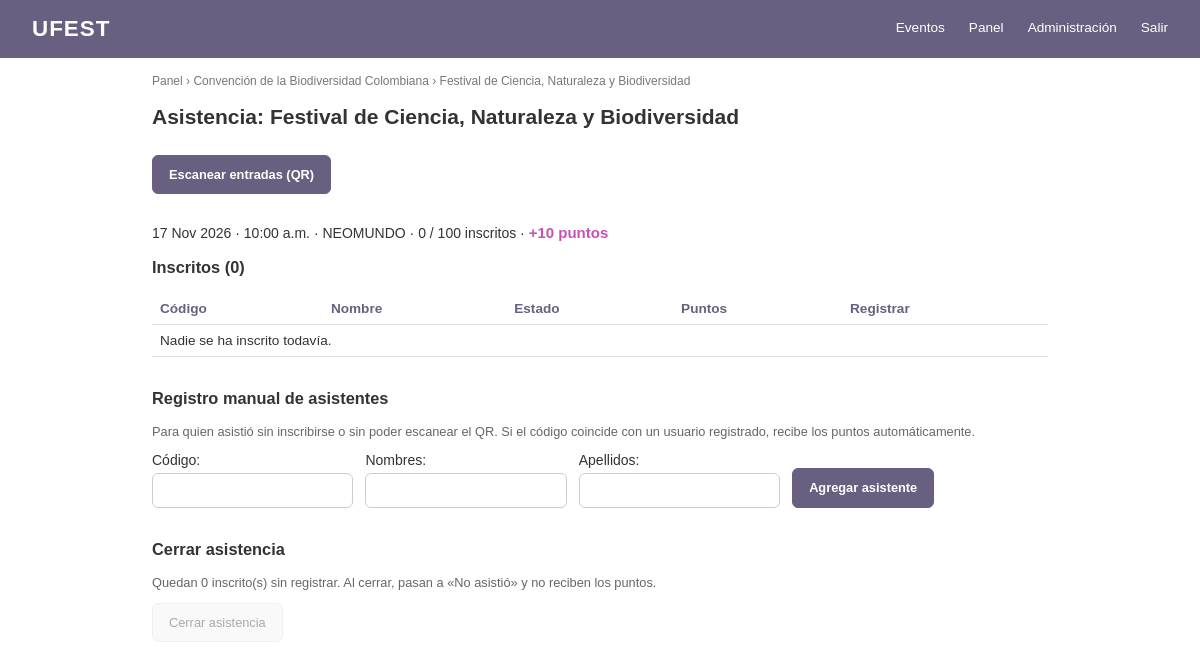
Page /panel/actividades/11/asistencia/ (signed in) on the earlier database version.
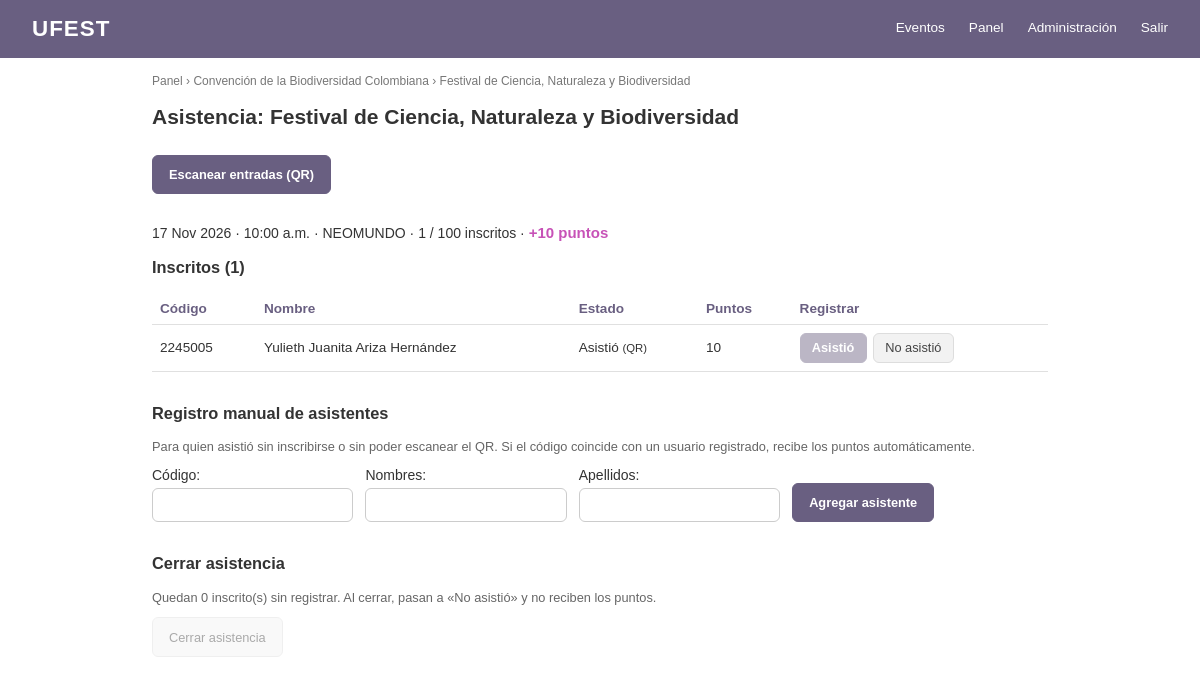
Same page on the later database version.
### Evento/models.py (models this page shows, shortened)
class Actividad(models.Model):
    class Estado(models.TextChoices):
        BORRADOR = "borrador", "Borrador"
        PUBLICADO = "publicado", "Publicado"
        EN_CURSO = "en_curso", "En curso"
        FINALIZADO = "finalizado", "Finalizado"
        CANCELADO = "cancelado", "Cancelado"
    evento = models.ForeignKey(Evento, on_delete=models.CASCADE, related_name="actividades")
    nombre = models.CharField(max_length=250)
    descripcion = models.TextField()
    lugar = models.CharField(max_length=120)
    cupo = models.PositiveIntegerField()
    categoria = models.ForeignKey(
        Categoria, on_delete=models.SET_NULL, null=True, blank=True, related_name="actividades"
    )
    fecha_inicio = models.DateTimeField()
    fecha_fin = models.DateTimeField()
    imagen = models.ImageField(upload_to="actividades/", blank=True)
    estado = models.CharField(max_length=20, choices=Estado.choices, default=Estado.BORRADOR)
    puntos = models.PositiveIntegerField(help_text="Puntos que gana quien asiste")
    token_qr = models.UUIDField(default=uuid.uuid4, unique=True, editable=False)
    creado_por = models.ForeignKey(
        settings.AUTH_USER_MODEL, on_delete=models.PROTECT, related_name="actividades_creadas"
    )
    coordinadores = models.ManyToManyField(
        settings.AUTH_USER_MODEL, blank=True, related_name="actividades_asignadas"
    )
    class Meta:
        verbose_name_plural = "actividades"
        ordering = ["fecha_inicio"]
        constraints = [
            models.UniqueConstraint(fields=["evento", "nombre"], name="actividad_unica_por_evento")
        ]
    @property
    def inscritos(self):
        return self.participaciones.exclude(estado=Participacion.Estado.CANCELADO).count()

class Evento(models.Model):
    color_primario = models.CharField(
        max_length=7, default="#1F3864", validators=[color_hex],
        help_text="Color de la barra, títulos y botones",
    )
    color_acento = models.CharField(
        max_length=7, default="#2e7d32", validators=[color_hex],
        help_text="Color de los puntos y destacados",
    )
    class Estado(models.TextChoices):
        BORRADOR = "borrador", "Borrador"
        PUBLICADO = "publicado", "Publicado"
        EN_CURSO = "en_curso", "En curso"
        FINALIZADO = "finalizado", "Finalizado"
        CANCELADO = "cancelado", "Cancelado"
    nombre = models.CharField(max_length=50, unique=True)
    descripcion = models.CharField(max_length=250)
    fecha_inicio = models.DateField()
    fecha_fin = models.DateField()
    sede = models.CharField(max_length=120)
    imagen = models.ImageField(upload_to="eventos/", blank=True)
    estado = models.CharField(max_length=20, choices=Estado.choices, default=Estado.BORRADOR)
    creado_por = models.ForeignKey(
        settings.AUTH_USER_MODEL, on_delete=models.PROTECT, related_name="eventos_creados"
    )
    coordinadores = models.ManyToManyField(
        settings.AUTH_USER_MODEL, blank=True, related_name="eventos_asignados"
    )

class Participacion(models.Model):
    class Estado(models.TextChoices):
        INSCRITO = "inscrito", "Inscrito"
        ASISTIO = "asistio", "Asistió"
        NO_ASISTIO = "no_asistio", "No asistió"
        CANCELADO = "cancelado", "Cancelado"
    class Metodo(models.TextChoices):
        QR = "qr", "QR"
        MANUAL = "manual", "Manual"
    usuario = models.ForeignKey(
        settings.AUTH_USER_MODEL, on_delete=models.CASCADE, related_name="participaciones"
    )
    actividad = models.ForeignKey(
        Actividad, on_delete=models.CASCADE, related_name="participaciones"
    )
    estado = models.CharField(max_length=20, choices=Estado.choices, default=Estado.INSCRITO)
    puntos_otorgados = models.PositiveIntegerField(default=0)
    fecha_inscripcion = models.DateTimeField(auto_now_add=True)
    token = models.UUIDField(default=uuid.uuid4, unique=True, editable=False)
    fecha_asistencia = models.DateTimeField(null=True, blank=True)
    metodo_registro = models.CharField(max_length=10, choices=Metodo.choices, blank=True)
    class Meta:
        verbose_name_plural = "participaciones"
        unique_together = ("usuario", "actividad")

### Cuenta/models.py (models this page shows, shortened)
class Usuario(AbstractUser):
    class Rol(models.TextChoices):
        PARTICIPANTE = "participante", "Participante"
        COORDINADOR = "coordinador", "Coordinador de actividades"
        ADMIN = "admin", "Administrador general"
    codigo = models.CharField(max_length=20, unique=True)
    rol = models.CharField(max_length=20, choices=Rol.choices, default=Rol.PARTICIPANTE)
    telefono = models.CharField(max_length=20, blank=True)
    verificado = models.BooleanField(
        default=False,
        help_text="Márcalo cuando hayas comprobado que el código y el nombre son reales. "
                  "Un participante sin verificar no puede inscribirse.",
    )
    REQUIRED_FIELDS = ["email", "codigo"]
    @property
    def es_participante(self):
        return self.rol == self.Rol.PARTICIPANTE

### Evento/views.py (the view)
# urls.py: path("panel/actividades/<int:pk>/asistencia/", views.asistencia, name="asistencia"),
@login_required
def asistencia(request, pk):
    actividad = _actividad_del_panel(request, pk)
    participaciones = (
        actividad.participaciones
        .exclude(estado=Participacion.Estado.CANCELADO)
        .select_related("usuario")
        .order_by("usuario__last_name", "usuario__first_name")
    )
    return render(request, "panel/asistencia.html", {
        "actividad": actividad,
        "participaciones": participaciones,
        "pendientes": participaciones.filter(estado=Participacion.Estado.INSCRITO).count(),
        "asistentes": actividad.asistentes.order_by("-fecha_registro"),
        "form": AsistenteForm(),
    })

### Evento/forms.py
class AsistenteForm(forms.ModelForm):
    class Meta:
        model = AsistenteActividad
        fields = ("codigo", "nombres", "apellidos")
        labels = {"codigo": "Código"}

### Cuenta/permisos.py (called while the page is built)
def es_admin_general(usuario):
    if ( (usuario.rol)=="admin"):
        return True
    else:
        return False

def es_coordinador(usuario):
    if ( (usuario.rol)=="coordinador" or (usuario.rol)=="admin"):
        return True
    else:
        return False

def actividades_de(usuario):
    if es_admin_general(usuario):
        return Actividad.objects.all()
    elif es_coordinador(usuario):
        return Actividad.objects.filter(evento__coordinadores=usuario).all()
    else:
        return Actividad.objects.none()

### Evento/contexto.py (called while the page is built)
def sitio(request):
    try:
        return {"sitio": ConfiguracionSitio.obtener()}
    except (OperationalError, ProgrammingError):  # antes de migrar
        return {"sitio": ConfiguracionSitio()}

### Evento/models.py (called while the page is built)
    @classmethod
    def obtener(cls):
        return cls.objects.get_or_create(pk=1)[0]

### Evento/views.py (called while the page is built)
def _actividad_del_panel(request, pk):
    if not es_coordinador(request.user):
        raise PermissionDenied
    return get_object_or_404(actividades_de(request.user).select_related("evento"), pk=pk)

### templates/panel/asistencia.html (shortened to what this page needs)
{% extends "base.html" %}
{% block contenido %}
<p class="migas">
  <a href="{% url 'evento:panel' %}">Panel</a> &rsaquo;
  {{ actividad.evento.nombre }} &rsaquo;
  {{ actividad.nombre }}
</p>
<h2>Asistencia: {{ actividad.nombre }}</h2>
{% if actividad.estado != "cancelado" %}
  <a class="btn btn-primario boton-nuevo" href="{% url 'evento:escanear' actividad.pk %}">Escanear entradas (QR)</a><p>
  {{ actividad.fecha_inicio|date:"j M Y · g:i a" }} · {{ actividad.lugar }} ·
  {{ actividad.inscritos }} / {{ actividad.cupo }} inscritos ·
  <span class="puntos">+{{ actividad.puntos }} puntos</span>
</p>
{% endif %}
<section>
  <h3>Inscritos ({{ participaciones|length }})</h3>
  <table class="tabla">
    <thead>
      <tr><th>Código</th><th>Nombre</th><th>Estado</th><th>Puntos</th><th>Registrar</th></tr>
    </thead>
    <tbody>
      {% for p in participaciones %}
        <tr>
          <td>{{ p.usuario.codigo }}</td>
          <td>{{ p.usuario.get_full_name|default:p.usuario.username }}</td>
          <td>
            {{ p.get_estado_display }}
            {% if p.metodo_registro %}<small>({{ p.get_metodo_registro_display }})</small>{% endif %}
          </td>
          <td>{{ p.puntos_otorgados }}</td>
          <td>
            <form method="post" action="{% url 'evento:marcar' actividad.pk p.pk %}" class="botones-asistencia">
              <button class="btn btn-primario" name="asistio" value="1"
                      {% if p.estado == "asistio" %}disabled{% endif %}>Asistió</button>
              <button class="btn btn-secundario" name="asistio" value="0"
                      {% if p.estado == "no_asistio" %}disabled{% endif %}>No asistió</button>
            </form>
          </td>
        </tr>
      {% empty %}
        <tr><td colspan="5">Nadie se ha inscrito todavía.</td></tr>
      {% endfor %}
    </tbody>
  </table>
</section>
<section>
  <h3>Registro manual de asistentes</h3>
  <p class="ayuda">
    Para quien asistió sin inscribirse o sin poder escanear el QR. Si el código coincide con
    un usuario registrado, recibe los puntos automáticamente.
  </p>
  <form method="post" action="{% url 'evento:agregar_asistente' actividad.pk %}" class="formulario formulario-linea">
    {{ form.as_p }}
    <button class="btn btn-primario">Agregar asistente</button>
  </form>
</section>
<section>
  <h3>Cerrar asistencia</h3>
  <p class="ayuda">
    Quedan {{ pendientes }} inscrito(s) sin registrar. Al cerrar, pasan a
    «No asistió» y no reciben los puntos.
  </p>
  <form method="post" action="{% url 'evento:cerrar_asistencia' actividad.pk %}">
    <button class="btn btn-secundario" {% if not pendientes %}disabled{% endif %}>Cerrar asistencia</button>
  </form>
</section>
{% endblock %}

Differences in the rows shown:
computed for Actividad "Festival de Ciencia, Naturaleza y Biodiversidad": inscritos "0" → "1"
added Participacion: usuario.codigo "2245005", usuario.get_full_name "Yulieth Juanita Ariza Hernández", estado "Asistió", metodo_registro "QR", puntos_otorgados "10"
Other differences:
{{ participaciones|length }}: "0" → "1"
text no longer shown: "Nadie se ha inscrito todavía."
